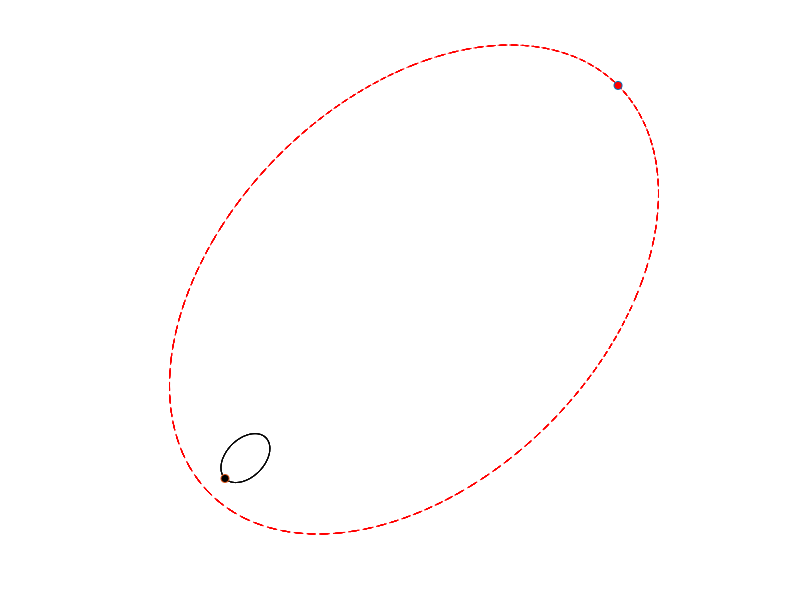

This figure's MATLAB source: (Note: this script raises an error after producing the figure.)
clear all;
clc;

%% PARAMETEREK
g=1;        % gravitacios allando
m1=0.1;     % egyik egitest tomege
x10=2;      % egyik egitest kezdeti poziciojanak x koordinataja
vx10=0.2;   % egyik egitest kezdeti sebessegenek x iranyu komponense
y10=2;      % egyik egitest kezdeti poziciojanak y koordinataja
vy10=-0.2;  % egyik egitest kezdeti sebessegenek y iranyu komponense
m2=1;       % masik egitest tomege
x20=0;      % masik egitest kezdeti poziciojanak x koordinataja
vx20=-0.02; % masik egitest kezdeti sebessegenek x iranyu komponense
y20=0;      % masik egitest kezdeti poziciojanak y koordinataja
vy20=0.02;  % masik egitest kezdeti sebessegenek y iranyu komponense
Ts=0.01;    % szimulacios idokoz
N=10000;    % szimulacios utemszam

%% A DIFFERENCIALEGYENLET MEGOLDASA
%  eredeti masodrendu:
%       x1''=g*m2*(x2-x1)/((x1-x2)^2+(y1-y2)^2)^1.5
%       y1''=g*m2*(y2-y1)/((x1-x2)^2+(y1-y2)^2)^1.5
%       x2''=g*m1*(x1-x2)/((x1-x2)^2+(y1-y2)^2)^1.5
%       y2''=g*m1*(y1-y2)/((x1-x2)^2+(y1-y2)^2)^1.5
%  szetbontva elsorenduekre:
%       x1'=vx1
%       vx1'=g*m2*(x2-x1)/((x1-x2)^2+(y1-y2)^2)^1.5
%       y1'=vy1
%       vy1'=g*m2*(y2-y1)/((x1-x2)^2+(y1-y2)^2)^1.5
%       x2'=vx2
%       vx2'=g*m1*(x1-x2)/((x1-x2)^2+(y1-y2)^2)^1.5
%       y2'=vy2
%       vy2'=g*m1*(y1-y2)/((x1-x2)^2+(y1-y2)^2)^1.5

dx1=@(vx1) vx1;
dvx1=@(x1,y1,x2,y2) g*m2*(x2-x1)/((x1-x2)^2+(y1-y2)^2)^1.5;
dy1=@(vy1) vy1;
dvy1=@(x1,y1,x2,y2) g*m2*(y2-y1)/((x1-x2)^2+(y1-y2)^2)^1.5;
dx2=@(vx2) vx2;
dvx2=@(x1,y1,x2,y2) g*m1*(x1-x2)/((x1-x2)^2+(y1-y2)^2)^1.5;
dy2=@(vy2) vy2;
dvy2=@(x1,y1,x2,y2) g*m1*(y1-y2)/((x1-x2)^2+(y1-y2)^2)^1.5;

x1=x10;
y1=y10;
x2=x20;
y2=y20;
vx1=vx10;
vy1=vy10;
vx2=vx20;
vy2=vy20;
x1Save=zeros(1,N);
y1Save=zeros(1,N);
x2Save=zeros(1,N);
y2Save=zeros(1,N);

for ii=1:N
    x1Save(ii)=x1;
    y1Save(ii)=y1;
    x2Save(ii)=x2;
    y2Save(ii)=y2;
    a_x1=dx1(vx1);
    a_vx1=dvx1(x1, y1, x2, y2);
    a_y1=dy1(vy1);
    a_vy1=dvy1(x1, y1, x2, y2);
    a_x2=dx2(vx2);
    a_vx2=dvx2(x1, y1, x2, y2);
    a_y2=dy2(vy2);
    a_vy2=dvy2(x1, y1, x2, y2);
    b_x1=dx1(vx1+0.5*Ts*a_vx1);
    b_vx1=dvx1(x1+0.5*Ts*a_x1, y1+0.5*Ts*a_y1, x2+0.5*Ts*a_x2, y2+0.5*Ts*a_y2);
    b_y1=dy1(vy1+0.5*Ts*a_vy1);
    b_vy1=dvy1(x1+0.5*Ts*a_x1, y1+0.5*Ts*a_y1, x2+0.5*Ts*a_x2, y2+0.5*Ts*a_y2);
    b_x2=dx2(vx2+0.5*Ts*a_vx2);
    b_vx2=dvx2(x1+0.5*Ts*a_x1, y1+0.5*Ts*a_y1, x2+0.5*Ts*a_x2, y2+0.5*Ts*a_y2);
    b_y2=dy2(vy2+0.5*Ts*a_vy2);
    b_vy2=dvy2(x1+0.5*Ts*a_x1, y1+0.5*Ts*a_y1, x2+0.5*Ts*a_x2, y2+0.5*Ts*a_y2);
    c_x1=dx1(vx1+0.5*Ts*b_vx1);
    c_vx1=dvx1(x1+0.5*Ts*b_x1, y1+0.5*Ts*b_y1, x2+0.5*Ts*b_x2, y2+0.5*Ts*b_y2);
    c_y1=dy1(vy1+0.5*Ts*b_vy1);
    c_vy1=dvy1(x1+0.5*Ts*b_x1, y1+0.5*Ts*b_y1, x2+0.5*Ts*b_x2, y2+0.5*Ts*b_y2);
    c_x2=dx2(vx2+0.5*Ts*b_vx2);
    c_vx2=dvx2(x1+0.5*Ts*b_x1, y1+0.5*Ts*b_y1, x2+0.5*Ts*b_x2, y2+0.5*Ts*b_y2);
    c_y2=dy2(vy2+0.5*Ts*b_vy2);
    c_vy2=dvy2(x1+0.5*Ts*b_x1, y1+0.5*Ts*b_y1, x2+0.5*Ts*b_x2, y2+0.5*Ts*b_y2);
    d_x1=dx1(vx1+Ts*c_vx1);
    d_vx1=dvx1(x1+Ts*c_x1, y1+Ts*c_y1, x2+Ts*c_x2, y2+Ts*c_y2);
    d_y1=dy1(vy1+Ts*c_vy1);
    d_vy1=dvy1(x1+Ts*c_x1, y1+Ts*c_y1, x2+Ts*c_x2, y2+Ts*c_y2);
    d_x2=dx2(vx2+Ts*c_vx2);
    d_vx2=dvx2(x1+Ts*c_x1, y1+Ts*c_y1, x2+Ts*c_x2, y2+Ts*c_y2);
    d_y2=dy2(vy2+Ts*c_vy2);
    d_vy2=dvy2(x1+Ts*c_x1, y1+Ts*c_y1, x2+Ts*c_x2, y2+Ts*c_y2);
    x1=x1+Ts*(a_x1+2*b_x1+2*c_x1+d_x1)/6;
    vx1=vx1+Ts*(a_vx1+2*b_vx1+2*c_vx1+d_vx1)/6;
    y1=y1+Ts*(a_y1+2*b_y1+2*c_y1+d_y1)/6;
    vy1=vy1+Ts*(a_vy1+2*b_vy1+2*c_vy1+d_vy1)/6;
    x2=x2+Ts*(a_x2+2*b_x2+2*c_x2+d_x2)/6;
    vx2=vx2+Ts*(a_vx2+2*b_vx2+2*c_vx2+d_vx2)/6;
    y2=y2+Ts*(a_y2+2*b_y2+2*c_y2+d_y2)/6;
    vy2=vy2+Ts*(a_vy2+2*b_vy2+2*c_vy2+d_vy2)/6;
end

%% ABRAZOLAS
figure(1);
for ii=1:N
    plot(x1Save,y1Save,'r--');
    hold on;
    plot(x2Save,y2Save,'k--');
    plot(x1Save(ii),y1Save(ii),'o','MarkerFaceColor','r');
    plot(x2Save(ii),y2Save(ii),'o','MarkerFaceColor','k');
    hold off;
    axis equal off;
    axis([minmax([x1Save x2Save]) minmax([y1Save y2Save])]);
    title(sprintf('t=%.2f',ii*Ts));
    pause(0.01)
end